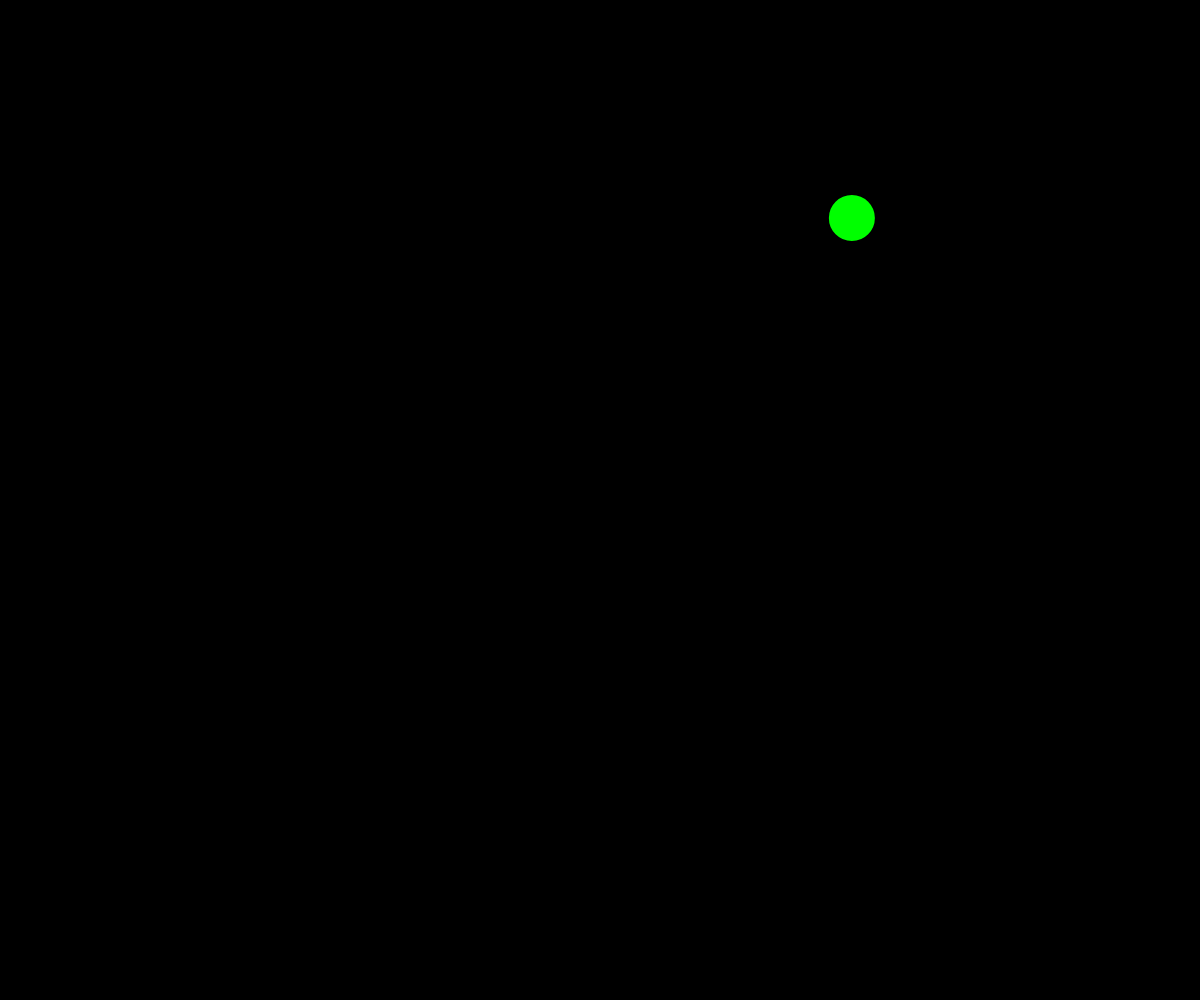
Frame 1 (no input)
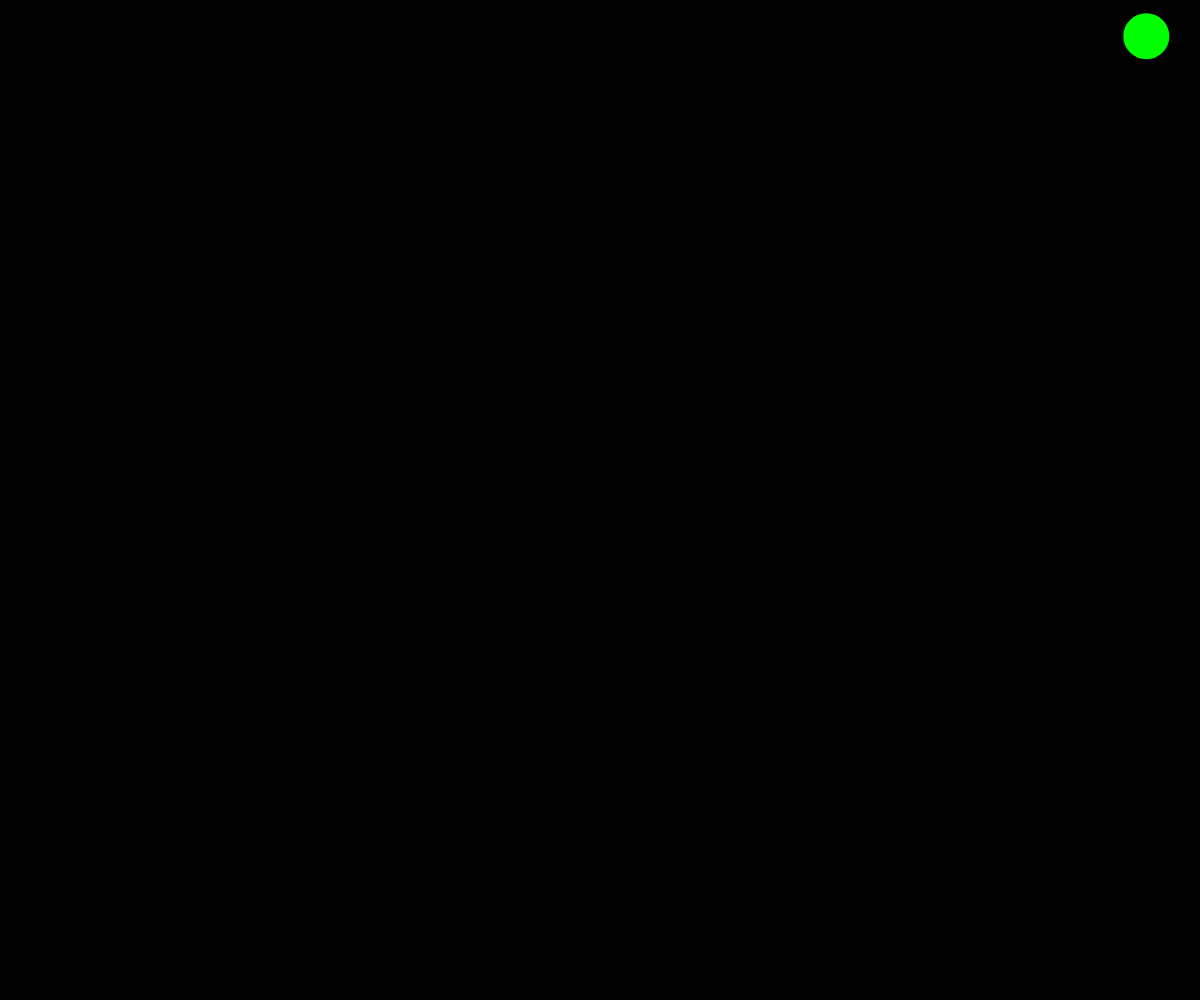
Frame 60 (no input)
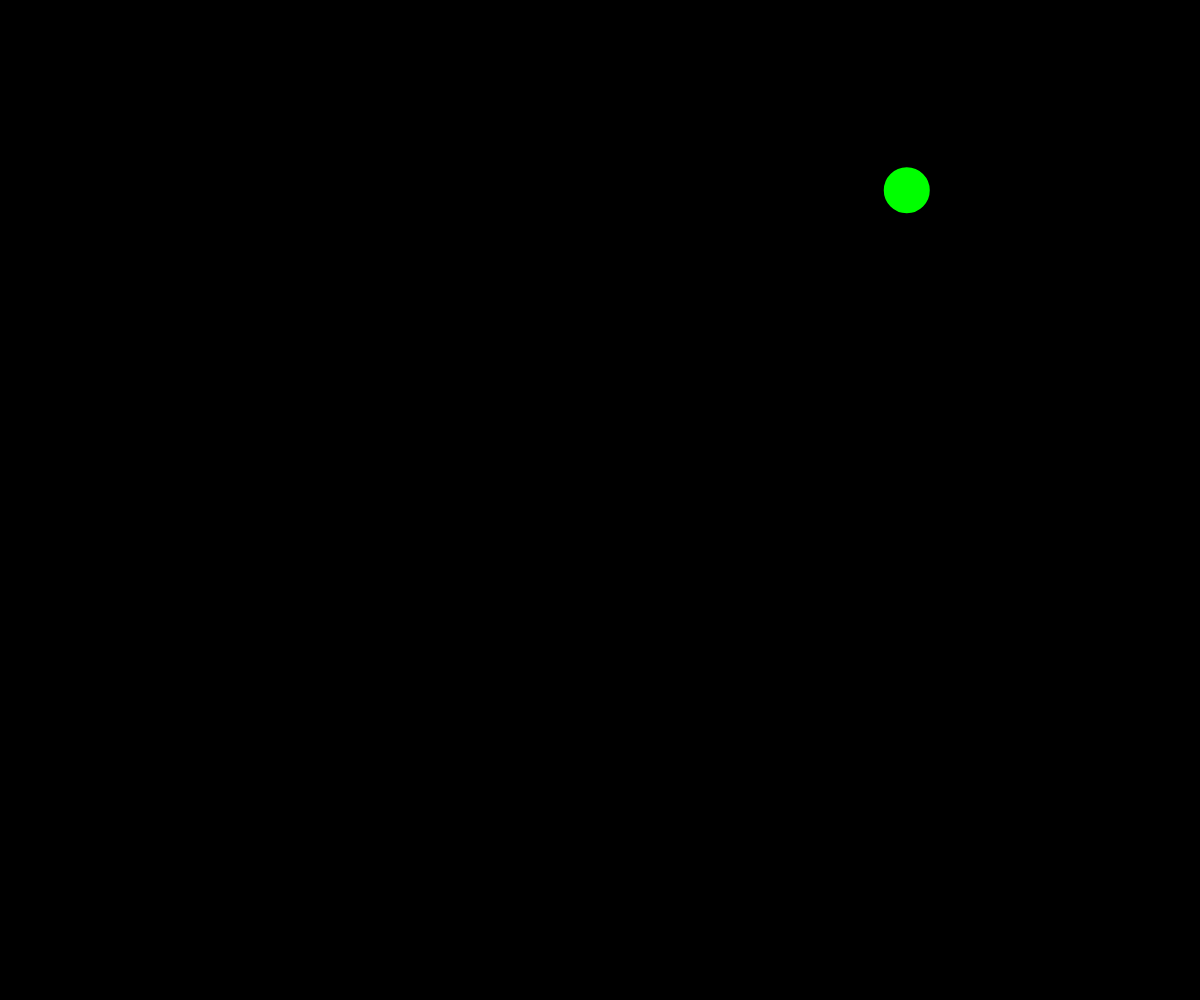
Frame 120 (the mouse pressed at the canvas centre since frame 60)

The p5.js sketch that drew these frames (run headless with seeded random() and noise() and a simulated clock; from frame 60 on, the mouse is pressed at the canvas centre):

// p5.js sketch
// ── sketch.js
// Uses:
// The Nature of Code
// Daniel Shiffman
// http://natureofcode.com

var mover;

function setup() {
  
  // takes care of resizing
  createCanvas(windowWidth, windowHeight);
  frameRate(33);
  
  mover = new Mover();
}

function draw() {
  background(0);

  mover.update();
  mover.checkEdges();
  mover.display();
}
// ── mover.js

// Uses:
// The Nature of Code
// Daniel Shiffman
// http://natureofcode.com

var Mover = function() {
  
  this.position = createVector(random(24, windowWidth-24), random(24, windowHeight-24));
  this.velocity = createVector(random(-10,10), random(-10, 10));

  this.update = function() {
    this.position.add(this.velocity);
  };

  this.display = function() {
    stroke(0);
    strokeWeight(2);
    fill(0,255,0);
    ellipse(this.position.x, this.position.y, 48, 48);
  };

  this.checkEdges = function() {

    if (this.position.x > windowWidth - 24) {
      this.velocity.x = -1*this.velocity.x;
    } 
    else if (this.position.x < 24) {
      this.velocity.x = -1*this.velocity.x;
    }

    if (this.position.y > windowHeight - 24) {
      this.velocity.y = -1*this.velocity.y;
    } 
    else if (this.position.y < 24) {
      this.velocity.y = -1*this.velocity.y;
    }
  };
};
